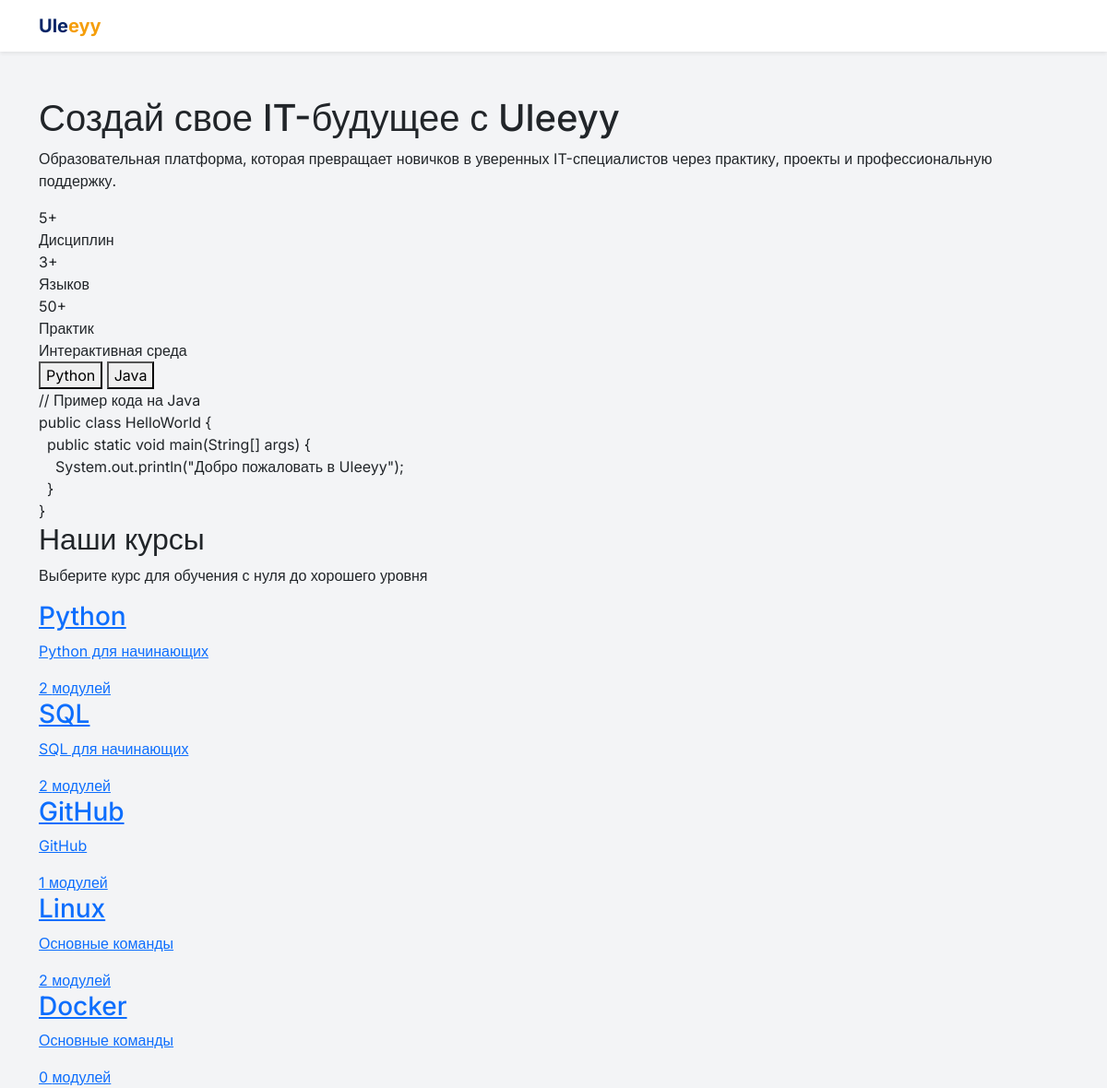
The page / on the database its author committed.
### courses/models.py (models this page shows, shortened)
class Course(models.Model):
    title = models.CharField(max_length=200)
    description = models.TextField()
    image = models.ImageField(upload_to="courses/", blank=True)
    created_at = models.DateTimeField(auto_now_add=True)

### courses/views.py (the view)
# urls.py: path("", views.course_list, name="course_list"),
def course_list(request):
    courses = Course.objects.all()
    return render(request, "courses/course_list.html", {"courses": courses})

### courses/templates/courses/course_list.html (shortened to what this page needs)
{% extends 'base.html' %}
{% block content %}
<section class="hero">
    <div class="hero-container">
        <div class="hero-content">
            <h1>Создай свое <span>IT-будущее</span> с Uleeyy</h1>
            <p>Образовательная платформа, которая превращает новичков в уверенных IT-специалистов через практику, проекты и профессиональную поддержку.</p>
            <div class="hero-stats">
                <div class="stat-item">
                    <div class="stat-number">5+</div>
                    <div class="stat-label">Дисциплин</div>
                </div>
                <div class="stat-item">
                    <div class="stat-number">3+</div>
                    <div class="stat-label">Языков</div>
                </div>
                <div class="stat-item">
                    <div class="stat-number">50+</div>
                    <div class="stat-label">Практик</div>
                </div>
            </div>
        </div>
        <div class="hero-visual">
            <div class="code-preview">
                <div class="preview-header">
                    <div class="preview-title">Интерактивная среда</div>
                    <div class="tab-group">
                        <button class="tab">Python</button>
                        <button class="tab">Java</button>
                    </div>
                </div>
                <div class="code-block" id="code-display">
                    <span class="code-comment">// Пример кода на Java</span><br>
                    <span class="code-keyword">public class</span> <span class="code-function">HelloWorld</span> {<br>
                    &nbsp;&nbsp;<span class="code-keyword">public static void</span> <span class="code-function">main</span>(String[] args) {<br>
                    &nbsp;&nbsp;&nbsp;&nbsp;System.out.println(<span class="code-string">"Добро пожаловать в Uleeyy"</span>);<br>
                    &nbsp;&nbsp;}<br>
                    }
                </div>
            </div>
        </div>
    </div>
</section>
<section class="languages-section">
    <div class="section-header">
        <h2>Наши курсы</h2>
        <p>Выберите курс для обучения с нуля до хорошего уровня</p>
    </div>
    <div class="languages-grid">
        {% for course in courses %}
        <a href="/{{ course.id }}/" class="language-card">
            <h3 class="language-name">{{ course.title }}</h3>
            <p class="language-description">{{ course.description|truncatewords:10 }}</p>
            <div class="language-features">
                <span class="feature-tag">{{ course.modules.count }} модулей</span>
            </div>
        </a>
        {% empty %}
        <p>Пока нет курсов. Добавьте их в админке.</p>
        {% endfor %}
    </div>
</section>
{% endblock %}

### accounts/templates/base.html (style rules this page uses)
body { font-family: 'Inter', sans-serif; background-color: #F3F4F6; }

### rows shown on the page
Course: title "Python", description "Python для начинающих", modules.count "2"
Course: title "SQL", description "SQL для начинающих", modules.count "2"
Course: title "GitHub", description "GitHub", modules.count "1"
Course: title "Linux", description "Основные команды", modules.count "2"
Course: title "Docker", description "Основные команды", modules.count "0"
